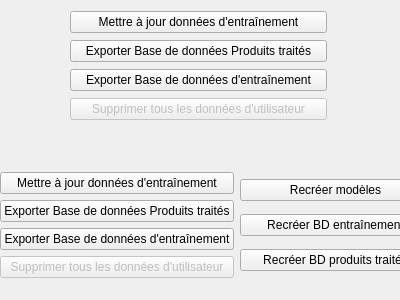
<?xml version="1.0" encoding="UTF-8"?>
<ui version="4.0">
 <class>Form</class>
 <widget class="QWidget" name="Form">
  <property name="geometry">
   <rect>
    <x>0</x>
    <y>0</y>
    <width>400</width>
    <height>300</height>
   </rect>
  </property>
  <property name="windowTitle">
   <string>Form</string>
  </property>
  <widget class="QWidget" name="layoutWidget_2">
   <property name="geometry">
    <rect>
     <x>70</x>
     <y>10</y>
     <width>257</width>
     <height>112</height>
    </rect>
   </property>
   <layout class="QVBoxLayout" name="verticalLayout_2">
    <item>
     <widget class="QPushButton" name="b_MAJ_BD_Entrainement_2">
      <property name="text">
       <string>Mettre à jour données d'entraînement</string>
      </property>
     </widget>
    </item>
    <item>
     <widget class="QPushButton" name="b_Telecharger_BD_PT_2">
      <property name="text">
       <string>Exporter Base de données Produits traités</string>
      </property>
     </widget>
    </item>
    <item>
     <widget class="QPushButton" name="b_Telecharger_BD_Entrainement_2">
      <property name="text">
       <string>Exporter Base de données d'entraînement</string>
      </property>
     </widget>
    </item>
    <item>
     <widget class="QPushButton" name="b_Supprimer_Donnees_Utilisateur">
      <property name="enabled">
       <bool>false</bool>
      </property>
      <property name="text">
       <string>Supprimer tous les données d'utilisateur</string>
      </property>
     </widget>
    </item>
   </layout>
  </widget>
  <widget class="QWidget" name="layoutWidget">
   <property name="geometry">
    <rect>
     <x>0</x>
     <y>150</y>
     <width>431</width>
     <height>151</height>
    </rect>
   </property>
   <layout class="QGridLayout" name="gridLayout">
    <property name="sizeConstraint">
     <enum>QLayout::SetDefaultConstraint</enum>
    </property>
    <item row="0" column="1">
     <layout class="QVBoxLayout" name="verticalLayout_5">
      <item>
       <widget class="QPushButton" name="b_Recreer_Modeles">
        <property name="text">
         <string>Recréer modèles</string>
        </property>
       </widget>
      </item>
      <item>
       <widget class="QPushButton" name="b_Recreer_BD_Entrainement">
        <property name="text">
         <string>Recréer BD entraînement</string>
        </property>
       </widget>
      </item>
      <item>
       <widget class="QPushButton" name="b_Recreer_BD_PT">
        <property name="text">
         <string>Recréer BD produits traités</string>
        </property>
       </widget>
      </item>
     </layout>
    </item>
    <item row="0" column="0">
     <layout class="QVBoxLayout" name="verticalLayout">
      <item>
       <widget class="QPushButton" name="b_MAJ_BD_Entrainement">
        <property name="text">
         <string>Mettre à jour données d'entraînement</string>
        </property>
       </widget>
      </item>
      <item>
       <widget class="QPushButton" name="b_Telecharger_BD_PT">
        <property name="text">
         <string>Exporter Base de données Produits traités</string>
        </property>
       </widget>
      </item>
      <item>
       <widget class="QPushButton" name="b_Telecharger_BD_Entrainement">
        <property name="text">
         <string>Exporter Base de données d'entraînement</string>
        </property>
       </widget>
      </item>
      <item>
       <widget class="QPushButton" name="b_Supprimer_Donnees_Utilisateur_2">
        <property name="enabled">
         <bool>false</bool>
        </property>
        <property name="text">
         <string>Supprimer tous les données d'utilisateur</string>
        </property>
       </widget>
      </item>
     </layout>
    </item>
   </layout>
  </widget>
 </widget>
 <resources/>
 <connections/>
</ui>
